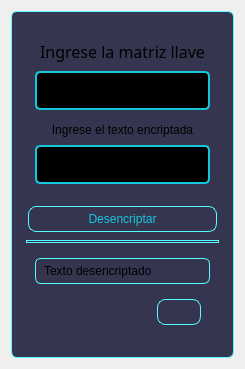
               <widget class="QWidget" name="page_dos">
                <layout class="QVBoxLayout" name="verticalLayout_7">
                 <item>
                  <widget class="QFrame" name="frame_9">
                   <property name="styleSheet">
                    <string notr="true">QFrame{
background-color: rgb(53, 53, 79);
border: 1.25px solid rgb(85,255,255);
border-radius: 6px;
padding: 5px;
}</string>
                   </property>
                   <property name="frameShape">
                    <enum>QFrame::StyledPanel</enum>
                   </property>
                   <property name="frameShadow">
                    <enum>QFrame::Raised</enum>
                   </property>
                   <layout class="QVBoxLayout" name="verticalLayout_11">
                    <item>
                     <widget class="QWidget" name="widget_5" native="true">
                      <layout class="QVBoxLayout" name="verticalLayout_12">
                       <property name="spacing">
                        <number>3</number>
                       </property>
                       <item>
                        <widget class="QLabel" name="label_uno_2">
                         <property name="maximumSize">
                          <size>
                           <width>16777215</width>
                           <height>200</height>
                          </size>
                         </property>
                         <property name="font">
                          <font>
                           <family>Arial Black</family>
                           <pointsize>12</pointsize>
                           <weight>10</weight>
                           <italic>false</italic>
                           <bold>false</bold>
                          </font>
                         </property>
                         <property name="styleSheet">
                          <string notr="true">QLabel{
border: none;
}</string>
                         </property>
                         <property name="text">
                          <string>Ingrese la matriz llave</string>
                         </property>
                         <property name="alignment">
                          <set>Qt::AlignCenter</set>
                         </property>
                        </widget>
                       </item>
                       <item>
                        <widget class="QLineEdit" name="lineEdit_4">
                         <property name="font">
                          <font>
                           <family>Arial Rounded MT Bold</family>
                           <pointsize>12</pointsize>
                           <weight>75</weight>
                           <bold>true</bold>
                          </font>
                         </property>
                         <property name="styleSheet">
                          <string notr="true">QLineEdit{
background-color: rgb(0, 0, 0);
border: 2px solid #14c8dc;
border-radius: 5px;
color: rgb(	225, 255, 255);
font 75 12pt &quot;Times New Roman&quot;;
padding: 5px;
margin-bottom: 5px;

}</string>
                         </property>
                        </widget>
                       </item>
                       <item>
                        <widget class="QLabel" name="label_3">
                         <property name="styleSheet">
                          <string notr="true">QLabel{
border: none;
}</string>
                         </property>
                         <property name="text">
                          <string>Ingrese el texto encriptada</string>
                         </property>
                         <property name="alignment">
                          <set>Qt::AlignCenter</set>
                         </property>
                        </widget>
                       </item>
                       <item>
                        <widget class="QLineEdit" name="lineEdit_5">
                         <property name="font">
                          <font>
                           <family>Arial Rounded MT Bold</family>
                           <pointsize>12</pointsize>
                           <weight>75</weight>
                           <italic>false</italic>
                           <bold>true</bold>
                           <underline>false</underline>
                           <strikeout>false</strikeout>
                          </font>
                         </property>
                         <property name="styleSheet">
                          <string notr="true">QLineEdit{
background-color: rgb(0, 0, 0);
border: 2px solid #14c8dc;
border-radius: 5px;
color: rgb(	225, 255, 255);
font 75 12pt &quot;Times New Roman&quot;;
padding: 5px;
margin-bottom: 5px
}</string>
                         </property>
                         <property name="text">
                          <string/>
                         </property>
                        </widget>
                       </item>
                      </layout>
                     </widget>
                    </item>
                    <item>
                     <widget class="QPushButton" name="bt_encrypt_2">
                      <property name="cursor">
                       <cursorShape>PointingHandCursor</cursorShape>
                      </property>
                      <property name="styleSheet">
                       <string notr="true">QPushButton{
font: 87 12pt &quot;Arial Black&quot;;
background-color:000000ff;
color: rgb(20, 200, 220);
border-radius: 8px;
border: 1.25px solid rgb(85,255,255);
padding: 5px;
qproperty-toolButtonStyle: ToolButtonTextBesideIcon;
qproperty-text-align: left;
margin: 2px;
}
QPushButton:hover{
background-color: rgb(0, 0, 0);
}</string>
                      </property>
                      <property name="text">
                       <string>Desencriptar</string>
                      </property>
                     </widget>
                    </item>
                    <item>
                     <widget class="Line" name="line_2">
                      <property name="orientation">
                       <enum>Qt::Horizontal</enum>
                      </property>
                     </widget>
                    </item>
                    <item>
                     <widget class="QWidget" name="widget_6" native="true">
                      <layout class="QVBoxLayout" name="verticalLayout_13">
                       <item>
                        <widget class="QLabel" name="label_8">
                         <property name="sizePolicy">
                          <sizepolicy hsizetype="Preferred" vsizetype="Maximum">
                           <horstretch>0</horstretch>
                           <verstretch>0</verstretch>
                          </sizepolicy>
                         </property>
                         <property name="text">
                          <string>Texto desencriptado</string>
                         </property>
                        </widget>
                       </item>
                       <item>
                        <widget class="QWidget" name="widget_7" native="true">
                         <layout class="QHBoxLayout" name="horizontalLayout_7">
                          <item>
                           <widget class="QLabel" name="label_9">
                            <property name="sizePolicy">
                             <sizepolicy hsizetype="Minimum" vsizetype="Minimum">
                              <horstretch>0</horstretch>
                              <verstretch>0</verstretch>
                             </sizepolicy>
                            </property>
                            <property name="cursor">
                             <cursorShape>IBeamCursor</cursorShape>
                            </property>
                            <property name="styleSheet">
                             <string notr="true">QLabel {
border: none;
Qt.TextSelectableByMouse
}</string>
                            </property>
                            <property name="lineWidth">
                             <number>0</number>
                            </property>
                            <property name="text">
                             <string/>
                            </property>
                           </widget>
                          </item>
                          <item>
                           <widget class="QPushButton" name="bt_copiar_3">
                            <property name="sizePolicy">
                             <sizepolicy hsizetype="Maximum" vsizetype="Maximum">
                              <horstretch>0</horstretch>
                              <verstretch>0</verstretch>
                             </sizepolicy>
                            </property>
                            <property name="cursor">
                             <cursorShape>PointingHandCursor</cursorShape>
                            </property>
                            <property name="styleSheet">
                             <string notr="true">QPushButton{
font: 87 12pt &quot;Arial Black&quot;;
background-color:000000ff;
color: rgb(20, 200, 220);
border-radius: 8px;
border: 1px solid rgb(85,255,255);
padding: 5px;
qproperty-toolButtonStyle: ToolButtonTextBesideIcon;
qproperty-text-align: left;
}
QPushButton:hover{
background-color: rgb(0, 0, 0);
}</string>
                            </property>
                            <property name="text">
                             <string/>
                            </property>
                            <property name="icon">
                             <iconset>
                              <normaloff>iconos/copiar.png</normaloff>iconos/copiar.png</iconset>
                            </property>
                           </widget>
                          </item>
                         </layout>
                        </widget>
                       </item>
                      </layout>
                     </widget>
                    </item>
                   </layout>
                  </widget>
                 </item>
                </layout>
               </widget>
